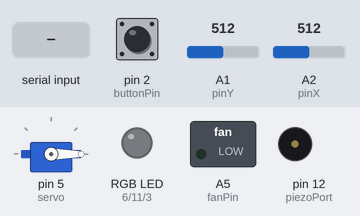
Bench run of a sketch on a simulated Arduino Uno, built with avr-gcc and run on an emulated ATmega328P. Shown: servo, switched loads named in the sketch (green lamp = pin HIGH), an RGB LED mixed from three pins (HIGH = lit), buzzer (waves = sounding). Inputs (shaded band) come from the test bench; at power-on: pin 2 (buttonPin) HIGH, A1 (pinY) = 512, A2 (pinX) = 512. Dim RGB values are drawn brighter than linear; what the sketch prints to the serial monitor is not drawn.

Above: at 1.2 s.
1.3 s: "sound" received over Serial
At 3.8 s:
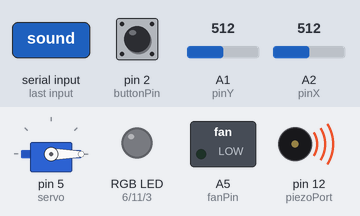
6.7 s: "fan" received over Serial
At 8.0 s:
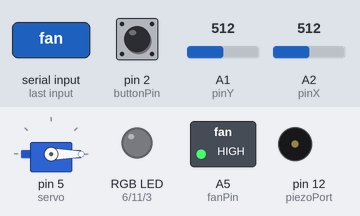
9.2 s: "90\n" received over Serial
At 10.5 s:
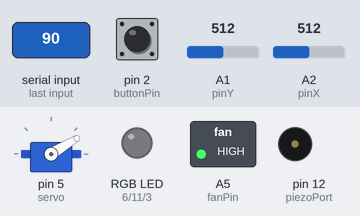
11.7 s: "stopFan" received over Serial
At 13.2 s:
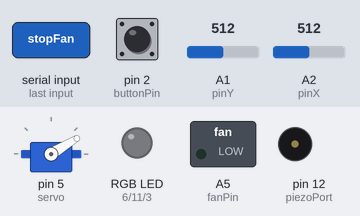
14.2 s: "r90\n" received over Serial
At 16.2 s:
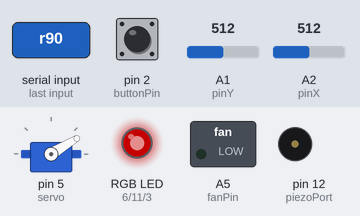
16.7 s: "2\n" received over Serial
At 18.6 s:
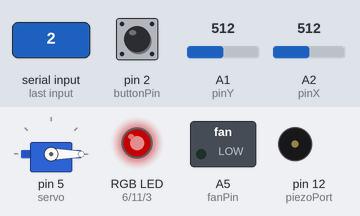
Timing chart, 0 to 20.1 s (numbered marks = the images above; inputs shaded):
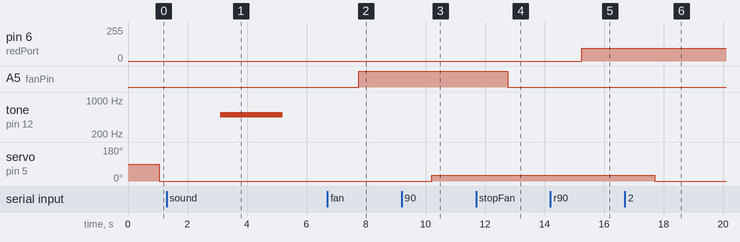

Measured:
- after the input at 1.3 s, tone on pin 12 (piezoPort): silent → 500 Hz after 1.8 s, → silent 2.1 s later
- after the input at 6.7 s, A5 (fanPin): LOW → HIGH after 1.1 s
- after the input at 9.2 s, servo on pin 5 (servo): 0° → 31° after 1.0 s
- after the input at 11.7 s, A5 (fanPin): HIGH → LOW after 1.1 s
- after the input at 14.2 s, pin 6 (redPort): 0/255 → 94/255 after 1.1 s
- after the input at 16.7 s, servo on pin 5 (servo): 31° → 0° after 1.0 s

The sketch:

Arduino.ino
```cpp
#include <Servo.h>

const int buttonPin = 2;
const int piezoPort = 12;
const int redPort = 6;
const int greenPort = 11;
const int bluePort = 3;
#define pinX    A2
#define pinY    A1
#define fanPin A5

int red;
int green;
int blue;
int buttonState = 0;
int angle = 0;
int fan = 0;

Servo servo;

void setup() {
  Serial.begin(9600);
  pinMode(buttonPin, INPUT_PULLUP);
  pinMode(piezoPort, OUTPUT);

  pinMode(redPort, OUTPUT);
  pinMode(greenPort, OUTPUT);
  pinMode(bluePort, OUTPUT);

  pinMode(pinX, INPUT);
  pinMode(pinY, INPUT);

  pinMode(fanPin, OUTPUT);

  servo.attach(5);
}

void loop() {
  // Джойстик
  int X = analogRead(pinX);
  int Y = analogRead(pinY);
  String data = String(X) + " " + String(Y);

  // Кнопка
  buttonState = digitalRead(buttonPin);
  data += " " + String(buttonState) + " ";
  delay(50);

  Serial.print(data);

  String command = Serial.readString();

  if (command == "sound") {
    //Пьезоэлемент
    tone (piezoPort, 500);
    delay(50);
  } else if (command[0] == 'r') {
    if (command.length() == 2) red = command[1] - '0';
    else if (command.length() == 3) red = (command[1] - '0') * 10 + command[2] - '0';
    else if (command.length() == 4) red = (command[1] - '0') * 100 + (command[2] - '0') * 10 + command[3] - '0';
    delay(50);
  } else if (command[0] == 'g') {
    if (command.length() == 2) green = command[1] - '0';
    else if (command.length() == 3) green = (command[1] - '0') * 10 + command[2] - '0';
    else if (command.length() == 4) green = (command[1] - '0') * 100 + (command[2] - '0') * 10 + command[3] - '0';
    delay(50);
  } else if (command[0] == 'b') {
    if (command.length() == 2) blue = command[1] - '0';
    else if (command.length() == 3) blue = (command[1] - '0') * 10 + command[2] - '0';
    else if (command.length() == 4) blue = (command[1] - '0') * 100 + (command[2] - '0') * 10 + command[3] - '0';
    delay(50);
  } else if (command == "fan") {
    fan = 10;
    delay(50);
  } else if (command == "stopFan") {
      fan = 0;
      delay(50);
  } else if (command == "stopRed") {
      red = 0;
      delay(50);
  } else if (command == "stopGreen") {
      green = 0;
      delay(50);
  } else if (command == "stopBlue") {
      blue = 0;
      delay(50);
  } else {
    if (command.length() == 1) angle = command[0] - '0';
    else if (command.length() == 2) angle = (command[0] - '0') * 10 + command[1] - '0';
    else if (command.length() == 3) angle = (command[0] - '0') * 100 + (command[1] - '0') * 10 + command[2] - '0';
    servo.write(angle);

    noTone(piezoPort);
  }

  analogWrite(redPort, red);
  analogWrite(greenPort,green);
  analogWrite(bluePort, blue);
  digitalWrite(fanPin, fan);
  delay(1000);
}
```
